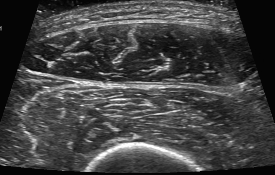
#> input picture PRETUS_Plugins/Plugin_RFSeg/python_RFSeg/test_data/01NVb-003-298-1_input_0.png, 275 x 175 px
$ python -i video_to_images.py   (imports and definitions only)   (older library calls are emulated)
#> lines starting #> are read from the running program, lines starting #| are printed output that depends on the picture; after the words box and inside, x2 and y2 are one past the last pixel; in counts of white or black regions, pixels touching at a corner belong together
#> further down, picture is the input picture: shape (175, 275, 3); min 4, max 255, mean 65.7
"""
This is a brief script to take data from videos and try to compute images from it.
"""

import cv2
import os
import sys
import numpy as np
import matplotlib.pyplot as plt

# [1 line not run here, left out]
verbose = False

def imreconstruct(marker: np.ndarray, mask: np.ndarray, radius: int = 1):
    """Iteratively expand the markers white keeping them limited by the mask during each iteration.

    :param marker: Grayscale image where initial seed is white on black background.
    :param mask: Grayscale mask where the valid area is white on black background.
    :param radius Can be increased to improve expansion speed while causing decreased isolation from nearby areas.
    :returns A copy of the last expansion.
    Written By Semnodime.
    """
    kernel = np.ones(shape=(radius * 2 + 1,) * 2, dtype=np.uint8)
    while True:
        expanded = cv2.dilate(src=marker, kernel=kernel)
        cv2.bitwise_and(src1=expanded, src2=mask, dst=expanded)

        # Termination criterion: Expansion didn't change the image at all
        if (marker == expanded).all():
            return expanded
        marker = expanded


def contour_to_mask(frame, th=5):

    # by default BGR

    #cv2.imwrite('/home/ag09/data/VITAL/frame.png', frame)
#> called with th = 5
    R = frame[..., 2].astype(np.float)
    B = frame[..., 0].astype(np.float)

    BR = B-R
#> BR: shape (175, 275) float64; every value is 0
    cv2.imwrite('/home/hk20/Desktop/test-pic-muscle/BR.png', BR)
    kernel = cv2.getStructuringElement(cv2.MORPH_ELLIPSE, (11, 11))
    BR_closed = cv2.morphologyEx(BR, cv2.MORPH_CLOSE, kernel)
    cv2.imwrite('/home/hk20/Desktop/test-pic-muscle/BR_closed.png', BR_closed)

    BR_closed_th = (BR_closed > th).astype(np.uint8)
    cv2.imwrite('/home/hk20/Desktop/test-pic-muscle/BR_closed_th.png', BR_closed_th*255)
    marker = np.zeros_like(BR_closed_th)
    marker[0, 0] = 1
    mask_all = 1-imreconstruct(marker, 1-BR_closed_th, radius=1)
#> the loop in imreconstruct, `while True:` made 275 passes
#> pass 1, in imreconstruct, `expanded = cv2.dilate(src=marker, kernel=kernel)`:
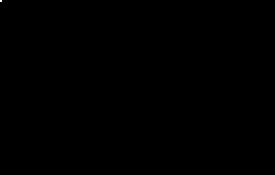
#> expanded: shape (175, 275); values 0 (black) and 1 (white), 0.01% white; 1 white region (1 under 20 px)
#> after the loop in imreconstruct, `while True:`: expanded: shape (175, 275); every value is 1
#> marker: shape (175, 275); values 0 (black) and 1 (white), 0% white in thin lines or dots, all inside (x1, y1, x2, y2) = (0, 0, 1, 1)
    #mask_all = cv2.blur(mask_all, (32,32))
    cv2.imwrite('/home/hk20/Desktop/test-pic-muscle/mask_all.png', mask_all * 255)

    # get largest connected component
    # Connected components with stats.
    nb_components, output, stats, centroids = cv2.connectedComponentsWithStats(mask_all, connectivity=4)
#> output: shape (175, 275) int32; every value is 0
#> nb_components = 1; stats = [[0, 0, 275, 175, 48125]]; centroids = [[137, 87]]

    if nb_components > 1:
        # Find the largest non background component.
        # Note: range() starts from 1 since 0 is the background label.
        max_label, mask_size = max([(i, stats[i, cv2.CC_STAT_AREA]) for i in range(1, nb_components)], key=lambda x: x[1])

        mask = np.zeros_like(mask_all)
        mask[output ==  max_label] = 1
    else:
        mask = mask_all
        mask_size = np.count_nonzero(mask_all)
#> mask_size = 0
    #cv2.imwrite('/home/ag09/data/VITAL/mask.png', mask * 255)
    return mask, mask_size


# [207 lines left out: functions msec_to_timestamp, remove_moving_objects, ProcessVideo, not called in this run]


    # [21 lines of commented-out code are left out]


# [33 lines not run here, left out]


# [8 lines of commented-out code are left out]

>>> import cv2
>>> picture = cv2.imread('../test_data/01NVb-003-298-1_input_0.png')
>>> result = contour_to_mask(picture)
